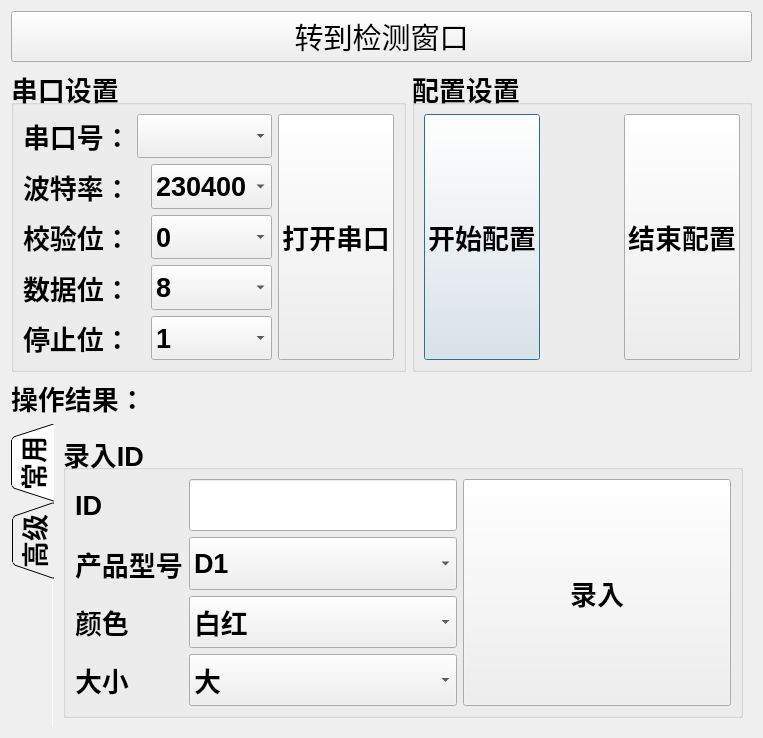
<?xml version="1.0" encoding="UTF-8"?>
<ui version="4.0">
 <class>GenerateID</class>
 <widget class="QDialog" name="GenerateID">
  <property name="geometry">
   <rect>
    <x>0</x>
    <y>0</y>
    <width>763</width>
    <height>738</height>
   </rect>
  </property>
  <property name="sizePolicy">
   <sizepolicy hsizetype="Preferred" vsizetype="Preferred">
    <horstretch>80</horstretch>
    <verstretch>20</verstretch>
   </sizepolicy>
  </property>
  <property name="windowTitle">
   <string>录入ID</string>
  </property>
  <property name="windowIcon">
   <iconset resource="resource.qrc">
    <normaloff>:/image/image/cjqc_icon.png</normaloff>:/image/image/cjqc_icon.png</iconset>
  </property>
  <layout class="QGridLayout" name="gridLayout_6">
   <item row="0" column="0" colspan="2">
    <widget class="QPushButton" name="pushButton_test_ispd">
     <property name="sizePolicy">
      <sizepolicy hsizetype="Expanding" vsizetype="Preferred">
       <horstretch>0</horstretch>
       <verstretch>0</verstretch>
      </sizepolicy>
     </property>
     <property name="font">
      <font>
       <pointsize>22</pointsize>
      </font>
     </property>
     <property name="focusPolicy">
      <enum>Qt::NoFocus</enum>
     </property>
     <property name="text">
      <string>转到检测窗口</string>
     </property>
    </widget>
   </item>
   <item row="1" column="0">
    <widget class="QGroupBox" name="groupBox_2">
     <property name="sizePolicy">
      <sizepolicy hsizetype="Expanding" vsizetype="Expanding">
       <horstretch>0</horstretch>
       <verstretch>0</verstretch>
      </sizepolicy>
     </property>
     <property name="font">
      <font>
       <pointsize>20</pointsize>
       <weight>75</weight>
       <bold>true</bold>
      </font>
     </property>
     <property name="title">
      <string>串口设置</string>
     </property>
     <layout class="QGridLayout" name="gridLayout">
      <item row="0" column="0">
       <layout class="QHBoxLayout" name="horizontalLayout_4">
        <item>
         <widget class="QLabel" name="label_sp">
          <property name="sizePolicy">
           <sizepolicy hsizetype="Preferred" vsizetype="Preferred">
            <horstretch>0</horstretch>
            <verstretch>0</verstretch>
           </sizepolicy>
          </property>
          <property name="font">
           <font>
            <pointsize>20</pointsize>
           </font>
          </property>
          <property name="text">
           <string>串口号：</string>
          </property>
          <property name="buddy">
           <cstring>comboBox_sp</cstring>
          </property>
         </widget>
        </item>
        <item>
         <widget class="QComboBox" name="comboBox_sp">
          <property name="sizePolicy">
           <sizepolicy hsizetype="Preferred" vsizetype="Preferred">
            <horstretch>0</horstretch>
            <verstretch>0</verstretch>
           </sizepolicy>
          </property>
         </widget>
        </item>
       </layout>
      </item>
      <item row="0" column="1" rowspan="5">
       <widget class="QPushButton" name="pushButton_open_sp">
        <property name="sizePolicy">
         <sizepolicy hsizetype="Preferred" vsizetype="Preferred">
          <horstretch>0</horstretch>
          <verstretch>0</verstretch>
         </sizepolicy>
        </property>
        <property name="font">
         <font>
          <pointsize>20</pointsize>
         </font>
        </property>
        <property name="focusPolicy">
         <enum>Qt::NoFocus</enum>
        </property>
        <property name="text">
         <string>打开串口</string>
        </property>
       </widget>
      </item>
      <item row="1" column="0">
       <layout class="QHBoxLayout" name="horizontalLayout_5">
        <item>
         <widget class="QLabel" name="label_baud">
          <property name="sizePolicy">
           <sizepolicy hsizetype="Preferred" vsizetype="Preferred">
            <horstretch>0</horstretch>
            <verstretch>0</verstretch>
           </sizepolicy>
          </property>
          <property name="font">
           <font>
            <pointsize>20</pointsize>
           </font>
          </property>
          <property name="text">
           <string>波特率：</string>
          </property>
          <property name="buddy">
           <cstring>comboBox_sp</cstring>
          </property>
         </widget>
        </item>
        <item>
         <widget class="QComboBox" name="comboBox_baud">
          <property name="sizePolicy">
           <sizepolicy hsizetype="Preferred" vsizetype="Preferred">
            <horstretch>0</horstretch>
            <verstretch>0</verstretch>
           </sizepolicy>
          </property>
          <item>
           <property name="text">
            <string>230400</string>
           </property>
          </item>
         </widget>
        </item>
       </layout>
      </item>
      <item row="2" column="0">
       <layout class="QHBoxLayout" name="horizontalLayout_6">
        <item>
         <widget class="QLabel" name="label_check">
          <property name="sizePolicy">
           <sizepolicy hsizetype="Preferred" vsizetype="Preferred">
            <horstretch>0</horstretch>
            <verstretch>0</verstretch>
           </sizepolicy>
          </property>
          <property name="font">
           <font>
            <pointsize>20</pointsize>
           </font>
          </property>
          <property name="text">
           <string>校验位：</string>
          </property>
          <property name="buddy">
           <cstring>comboBox_sp</cstring>
          </property>
         </widget>
        </item>
        <item>
         <widget class="QComboBox" name="comboBox_check">
          <property name="sizePolicy">
           <sizepolicy hsizetype="Preferred" vsizetype="Preferred">
            <horstretch>0</horstretch>
            <verstretch>0</verstretch>
           </sizepolicy>
          </property>
          <item>
           <property name="text">
            <string>0</string>
           </property>
          </item>
         </widget>
        </item>
       </layout>
      </item>
      <item row="3" column="0">
       <layout class="QHBoxLayout" name="horizontalLayout_7">
        <item>
         <widget class="QLabel" name="label_data">
          <property name="font">
           <font>
            <pointsize>20</pointsize>
           </font>
          </property>
          <property name="text">
           <string>数据位：</string>
          </property>
          <property name="buddy">
           <cstring>comboBox_sp</cstring>
          </property>
         </widget>
        </item>
        <item>
         <widget class="QComboBox" name="comboBox_data">
          <property name="sizePolicy">
           <sizepolicy hsizetype="Preferred" vsizetype="Preferred">
            <horstretch>0</horstretch>
            <verstretch>0</verstretch>
           </sizepolicy>
          </property>
          <property name="editable">
           <bool>false</bool>
          </property>
          <property name="insertPolicy">
           <enum>QComboBox::InsertAtBottom</enum>
          </property>
          <item>
           <property name="text">
            <string>8</string>
           </property>
          </item>
         </widget>
        </item>
       </layout>
      </item>
      <item row="4" column="0">
       <layout class="QHBoxLayout" name="horizontalLayout_8">
        <item>
         <widget class="QLabel" name="label_stop">
          <property name="font">
           <font>
            <pointsize>20</pointsize>
           </font>
          </property>
          <property name="text">
           <string>停止位：</string>
          </property>
          <property name="buddy">
           <cstring>comboBox_sp</cstring>
          </property>
         </widget>
        </item>
        <item>
         <widget class="QComboBox" name="comboBox_stop">
          <property name="sizePolicy">
           <sizepolicy hsizetype="Preferred" vsizetype="Preferred">
            <horstretch>0</horstretch>
            <verstretch>0</verstretch>
           </sizepolicy>
          </property>
          <item>
           <property name="text">
            <string>1</string>
           </property>
          </item>
         </widget>
        </item>
       </layout>
      </item>
     </layout>
    </widget>
   </item>
   <item row="1" column="1">
    <widget class="QGroupBox" name="groupBox_4">
     <property name="font">
      <font>
       <pointsize>20</pointsize>
       <weight>75</weight>
       <bold>true</bold>
      </font>
     </property>
     <property name="title">
      <string>配置设置</string>
     </property>
     <layout class="QGridLayout" name="gridLayout_4">
      <item row="0" column="0">
       <widget class="QPushButton" name="pushButton_customize">
        <property name="sizePolicy">
         <sizepolicy hsizetype="Expanding" vsizetype="Preferred">
          <horstretch>0</horstretch>
          <verstretch>0</verstretch>
         </sizepolicy>
        </property>
        <property name="font">
         <font>
          <pointsize>20</pointsize>
         </font>
        </property>
        <property name="text">
         <string>开始配置</string>
        </property>
       </widget>
      </item>
      <item row="0" column="1">
       <spacer name="horizontalSpacer">
        <property name="orientation">
         <enum>Qt::Horizontal</enum>
        </property>
        <property name="sizeHint" stdset="0">
         <size>
          <width>55</width>
          <height>20</height>
         </size>
        </property>
       </spacer>
      </item>
      <item row="0" column="2">
       <widget class="QPushButton" name="pushButton_applicate">
        <property name="sizePolicy">
         <sizepolicy hsizetype="Expanding" vsizetype="Preferred">
          <horstretch>0</horstretch>
          <verstretch>0</verstretch>
         </sizepolicy>
        </property>
        <property name="font">
         <font>
          <pointsize>20</pointsize>
         </font>
        </property>
        <property name="focusPolicy">
         <enum>Qt::NoFocus</enum>
        </property>
        <property name="text">
         <string>结束配置</string>
        </property>
       </widget>
      </item>
     </layout>
    </widget>
   </item>
   <item row="2" column="0" colspan="2">
    <layout class="QHBoxLayout" name="horizontalLayout_3">
     <item>
      <widget class="QLabel" name="label">
       <property name="sizePolicy">
        <sizepolicy hsizetype="Preferred" vsizetype="Preferred">
         <horstretch>0</horstretch>
         <verstretch>0</verstretch>
        </sizepolicy>
       </property>
       <property name="font">
        <font>
         <pointsize>20</pointsize>
         <weight>75</weight>
         <bold>true</bold>
        </font>
       </property>
       <property name="text">
        <string>操作结果：</string>
       </property>
      </widget>
     </item>
     <item>
      <spacer name="horizontalSpacer_2">
       <property name="orientation">
        <enum>Qt::Horizontal</enum>
       </property>
       <property name="sizeHint" stdset="0">
        <size>
         <width>40</width>
         <height>20</height>
        </size>
       </property>
      </spacer>
     </item>
     <item>
      <widget class="QLabel" name="label_status">
       <property name="sizePolicy">
        <sizepolicy hsizetype="Expanding" vsizetype="Preferred">
         <horstretch>0</horstretch>
         <verstretch>0</verstretch>
        </sizepolicy>
       </property>
       <property name="font">
        <font>
         <pointsize>20</pointsize>
         <italic>true</italic>
        </font>
       </property>
       <property name="text">
        <string/>
       </property>
      </widget>
     </item>
    </layout>
   </item>
   <item row="3" column="0" colspan="2">
    <widget class="QTabWidget" name="tabWidget">
     <property name="sizeIncrement">
      <size>
       <width>0</width>
       <height>1</height>
      </size>
     </property>
     <property name="font">
      <font>
       <pointsize>20</pointsize>
       <weight>75</weight>
       <bold>true</bold>
      </font>
     </property>
     <property name="tabPosition">
      <enum>QTabWidget::West</enum>
     </property>
     <property name="tabShape">
      <enum>QTabWidget::Triangular</enum>
     </property>
     <property name="currentIndex">
      <number>0</number>
     </property>
     <property name="usesScrollButtons">
      <bool>true</bool>
     </property>
     <property name="documentMode">
      <bool>true</bool>
     </property>
     <property name="tabsClosable">
      <bool>false</bool>
     </property>
     <property name="tabBarAutoHide">
      <bool>false</bool>
     </property>
     <widget class="QWidget" name="widget">
      <attribute name="icon">
       <iconset resource="resource.qrc">
        <normaloff>:/image/image/cjqc_icon.png</normaloff>:/image/image/cjqc_icon.png</iconset>
      </attribute>
      <attribute name="title">
       <string>常用</string>
      </attribute>
      <layout class="QGridLayout" name="gridLayout_5">
       <item row="0" column="0">
        <widget class="QGroupBox" name="groupBox">
         <property name="font">
          <font>
           <pointsize>20</pointsize>
          </font>
         </property>
         <property name="title">
          <string>录入ID</string>
         </property>
         <layout class="QGridLayout" name="gridLayout_3">
          <item row="0" column="0">
           <widget class="QLabel" name="label_3">
            <property name="text">
             <string>ID</string>
            </property>
            <property name="buddy">
             <cstring>lineEdit_ispd_id</cstring>
            </property>
           </widget>
          </item>
          <item row="0" column="1">
           <widget class="QLineEdit" name="lineEdit_ispd_id">
            <property name="sizePolicy">
             <sizepolicy hsizetype="MinimumExpanding" vsizetype="Preferred">
              <horstretch>0</horstretch>
              <verstretch>0</verstretch>
             </sizepolicy>
            </property>
            <property name="readOnly">
             <bool>false</bool>
            </property>
           </widget>
          </item>
          <item row="0" column="2" rowspan="4">
           <widget class="QPushButton" name="pushButton_record">
            <property name="sizePolicy">
             <sizepolicy hsizetype="MinimumExpanding" vsizetype="Preferred">
              <horstretch>0</horstretch>
              <verstretch>0</verstretch>
             </sizepolicy>
            </property>
            <property name="font">
             <font>
              <pointsize>20</pointsize>
             </font>
            </property>
            <property name="focusPolicy">
             <enum>Qt::NoFocus</enum>
            </property>
            <property name="text">
             <string>录入</string>
            </property>
           </widget>
          </item>
          <item row="1" column="0">
           <widget class="QLabel" name="label_4">
            <property name="text">
             <string>产品型号</string>
            </property>
            <property name="buddy">
             <cstring>comboBox_type</cstring>
            </property>
           </widget>
          </item>
          <item row="1" column="1">
           <widget class="QComboBox" name="comboBox_type">
            <property name="sizePolicy">
             <sizepolicy hsizetype="Preferred" vsizetype="Preferred">
              <horstretch>0</horstretch>
              <verstretch>0</verstretch>
             </sizepolicy>
            </property>
            <item>
             <property name="text">
              <string>D1</string>
             </property>
            </item>
            <item>
             <property name="text">
              <string>D2</string>
             </property>
            </item>
            <item>
             <property name="text">
              <string>D3</string>
             </property>
            </item>
           </widget>
          </item>
          <item row="2" column="0">
           <widget class="QLabel" name="label_5">
            <property name="text">
             <string>颜色</string>
            </property>
            <property name="buddy">
             <cstring>comboBox_color</cstring>
            </property>
           </widget>
          </item>
          <item row="2" column="1">
           <widget class="QComboBox" name="comboBox_color">
            <property name="sizePolicy">
             <sizepolicy hsizetype="Preferred" vsizetype="Preferred">
              <horstretch>0</horstretch>
              <verstretch>0</verstretch>
             </sizepolicy>
            </property>
            <property name="editable">
             <bool>false</bool>
            </property>
            <property name="currentText">
             <string>白红</string>
            </property>
            <property name="currentIndex">
             <number>1</number>
            </property>
            <item>
             <property name="text">
              <string>黑红</string>
             </property>
            </item>
            <item>
             <property name="text">
              <string>白红</string>
             </property>
            </item>
           </widget>
          </item>
          <item row="3" column="0">
           <widget class="QLabel" name="label_6">
            <property name="text">
             <string>大小</string>
            </property>
            <property name="buddy">
             <cstring>comboBox_size</cstring>
            </property>
           </widget>
          </item>
          <item row="3" column="1">
           <widget class="QComboBox" name="comboBox_size">
            <property name="sizePolicy">
             <sizepolicy hsizetype="Preferred" vsizetype="Preferred">
              <horstretch>0</horstretch>
              <verstretch>0</verstretch>
             </sizepolicy>
            </property>
            <item>
             <property name="text">
              <string>大</string>
             </property>
            </item>
            <item>
             <property name="text">
              <string>中</string>
             </property>
            </item>
            <item>
             <property name="text">
              <string>小</string>
             </property>
            </item>
           </widget>
          </item>
         </layout>
        </widget>
       </item>
      </layout>
     </widget>
     <widget class="QWidget" name="tab_2">
      <attribute name="title">
       <string>高级</string>
      </attribute>
      <layout class="QVBoxLayout" name="verticalLayout_4">
       <item>
        <widget class="QGroupBox" name="groupBox_3">
         <property name="font">
          <font>
           <pointsize>20</pointsize>
           <weight>75</weight>
           <bold>true</bold>
          </font>
         </property>
         <property name="title">
          <string>设置采样率</string>
         </property>
         <layout class="QGridLayout" name="gridLayout_2">
          <item row="0" column="0" colspan="2">
           <widget class="QLabel" name="label_2">
            <property name="font">
             <font>
              <pointsize>20</pointsize>
              <weight>75</weight>
              <bold>true</bold>
             </font>
            </property>
            <property name="text">
             <string>请选择采样率：</string>
            </property>
            <property name="alignment">
             <set>Qt::AlignLeading|Qt::AlignLeft|Qt::AlignVCenter</set>
            </property>
            <property name="buddy">
             <cstring>comboBox_hz</cstring>
            </property>
           </widget>
          </item>
          <item row="0" column="2">
           <widget class="QComboBox" name="comboBox_hz">
            <property name="sizePolicy">
             <sizepolicy hsizetype="Preferred" vsizetype="Preferred">
              <horstretch>0</horstretch>
              <verstretch>0</verstretch>
             </sizepolicy>
            </property>
            <property name="font">
             <font>
              <pointsize>20</pointsize>
             </font>
            </property>
            <property name="currentText">
             <string>3</string>
            </property>
            <property name="currentIndex">
             <number>2</number>
            </property>
            <item>
             <property name="text">
              <string>1</string>
             </property>
            </item>
            <item>
             <property name="text">
              <string>2</string>
             </property>
            </item>
            <item>
             <property name="text">
              <string>3</string>
             </property>
            </item>
            <item>
             <property name="text">
              <string>4</string>
             </property>
            </item>
            <item>
             <property name="text">
              <string>5</string>
             </property>
            </item>
            <item>
             <property name="text">
              <string>6</string>
             </property>
            </item>
            <item>
             <property name="text">
              <string>8</string>
             </property>
            </item>
            <item>
             <property name="text">
              <string>12</string>
             </property>
            </item>
           </widget>
          </item>
          <item row="1" column="0" colspan="3">
           <widget class="QPushButton" name="pushButton_confirm_hz">
            <property name="sizePolicy">
             <sizepolicy hsizetype="Preferred" vsizetype="Preferred">
              <horstretch>0</horstretch>
              <verstretch>0</verstretch>
             </sizepolicy>
            </property>
            <property name="font">
             <font>
              <pointsize>20</pointsize>
             </font>
            </property>
            <property name="text">
             <string>确认</string>
            </property>
           </widget>
          </item>
         </layout>
        </widget>
       </item>
      </layout>
     </widget>
    </widget>
   </item>
  </layout>
 </widget>
 <resources>
  <include location="resource.qrc"/>
 </resources>
 <connections/>
</ui>
